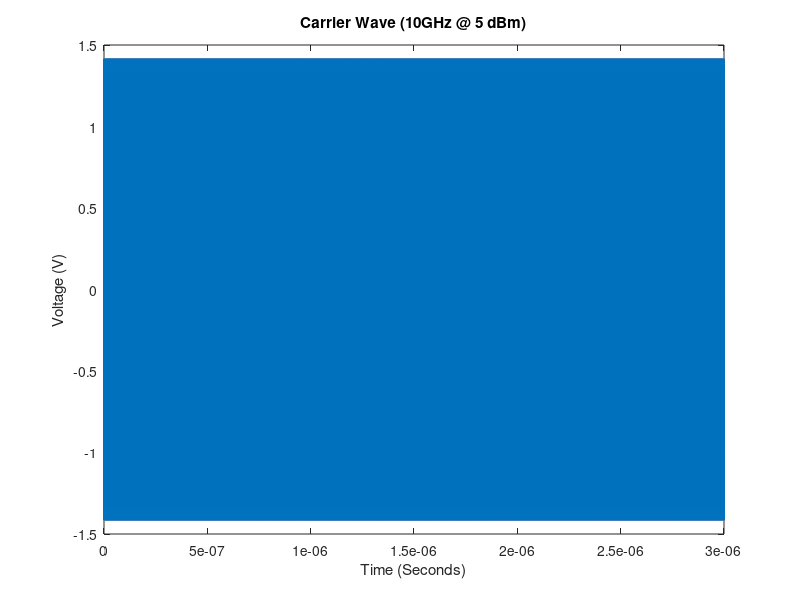

MATLAB code to generate this figure: (Note: a time limit stopped this script after it produced the figure.)
clf
%Graph Parameters
periods = 3 %Will visualize 3 periods of the message frequency
resolution = 0.0000001 %This is the resolution of the wave. Smaller number = better resolution. Recommended at least 0.0001

%Inputs to the equations
carrierdBm = 0;     %dBm
DCOffset = 10.167; %Volts
R1 = 10000
R2 = 1200
messageFrequency = 1000000;       %The frequency for the message is 1MHz
carrierFrequency = 10000000000; %The frequency for the carrier wave is 10GHz
impedance = 50;     %Ohms
transferFuncDataPoints = [-1.34 -1.22 -1.1;
                          20    15   9]; %A 2d array with datapoints about the transfer function.
             % Voltage  Gain(dB)  Used to calculate the transfer function
             %To make the transfer function more accurate, take more
             %measurements of the graph "Gain vs Control Voltage" on
             %datasheet


%Formulas%
T=1/messageFrequency; %Obtains the period of the message frequency
t = 0:resolution*T:periods*T; %Creates the vector that represents the time
carrierWave = ((sqrt(2*10^(carrierdBm/20))*cos(2*pi*carrierFrequency*t))); %The carrier wave as Vpeak
messageWave = .5*cos(2*pi*messageFrequency*t) + .5*cos(4*pi*messageFrequency*t); %Tonal Message


%The carrier Frequency vs time
plot(t, carrierWave);
title("Carrier Wave (10GHz @ 5 dBm)")
xlabel("Time (Seconds)");
ylabel("Voltage (V)");
ax = gcf;
exportgraphics(ax, "CarriervTime.png");

%The message vs time
plot(t, messageWave);
title("Message Wave (Tonal Frequency)")
xlabel("Time (Seconds)");
ylabel("Voltage (V)");
ax = gcf;
exportgraphics(ax, "MessagevTime.png");

%Peform Linear Regression using the noted date points to create the
%transfer function
regressionX = transferFuncDataPoints(1,:);
regressionY = transferFuncDataPoints(2,:);
mdl = fitlm(regressionX, regressionY);

title("Linear Region: Gain vs Control Voltage (Transfer Function) HMC694LP4")
xlabel("Control Voltage [V]");
ylabel("Gain [dB]");
ax = gcf;
exportgraphics(ax, "LinearRegion.png");

%Extracted coefficients in the form y=mx+b
m = mdl.Coefficients{2, 1}; %Has units of dB/V
b = mdl.Coefficients{1, 1}; %Has units of dB
fprintf("The regression is calcualted to be y = %fx + %f\n", m, b);

%Plot the fit of the linear regression
scatter(regressionX, regressionY);
hold on
fitX = [regressionX(1, 1):0.01:regressionX(1, end)];
%dataPoints = -1.34:0.01:-1.1
fitY = m*fitX + b
plot(fitX, fitY)
title("Fitting the Linear Region of the Variable Gain Amplifier")
xlabel("Control Voltage (V)");
ylabel("Gain (dB)");
ax = gcf;
exportgraphics(ax, "LinearRegression.png");

hold off
%Now, let's attenuate the Message Frequency and DC offset
%This is representative of the inverting
%summing amplifier, which will sum
%messageWave = (-.22/1.5625) * messageWave - 1.2108
messageWave = -(R2/R1)*((messageWave)+(DCOffset))
plot(t, messageWave);
title("Message after Inverting Summing Amplifier")
xlabel("Time (Seconds)");
ylabel("Voltage (V)");
ax = gcf;
exportgraphics(ax, "AfterInverting.png");

%The linear regression transfer function represents the Analog Variable
%Gain Amplifier. The regression will match the control voltage to its
%corresponding gain (dB). Thus, we will pass the equation into the transfer
%function.
transferFunctionGain = m * messageWave + b;
plot(t, transferFunctionGain);
title("Transfer Function in the Linear Region")
xlabel("Control Voltage (V)");
ylabel("Gain (dB)");
ax = gcf;
exportgraphics(ax, "Message Gain.png");
%Once we have that, let's add it to the corresponding wave from the local
%oscillator. I'm going to transfer everything into dBms so that we can add
%it up. 

AMWaveV = carrierWave .* 10.^(transferFunctionGain/20);
plot(t, AMWaveV);
title("AM Wave")
xlabel("Time (Seconds)");
ylabel("Voltage (V)");
ax = gcf;
exportgraphics(ax, "AMWave.png");

%This is still centered at 15dB, not 15dBm
%Therefore, we attenuate it with 30dBm, giving us this equation

FinalWave = AMWaveV ./10.^(30/20);
plot(t,FinalWave);
title("Final Wave")
xlabel("Time (Seconds)");
ylabel("Voltage (V)");
ax = gcf;
exportgraphics(ax, "FinalWave.png");
